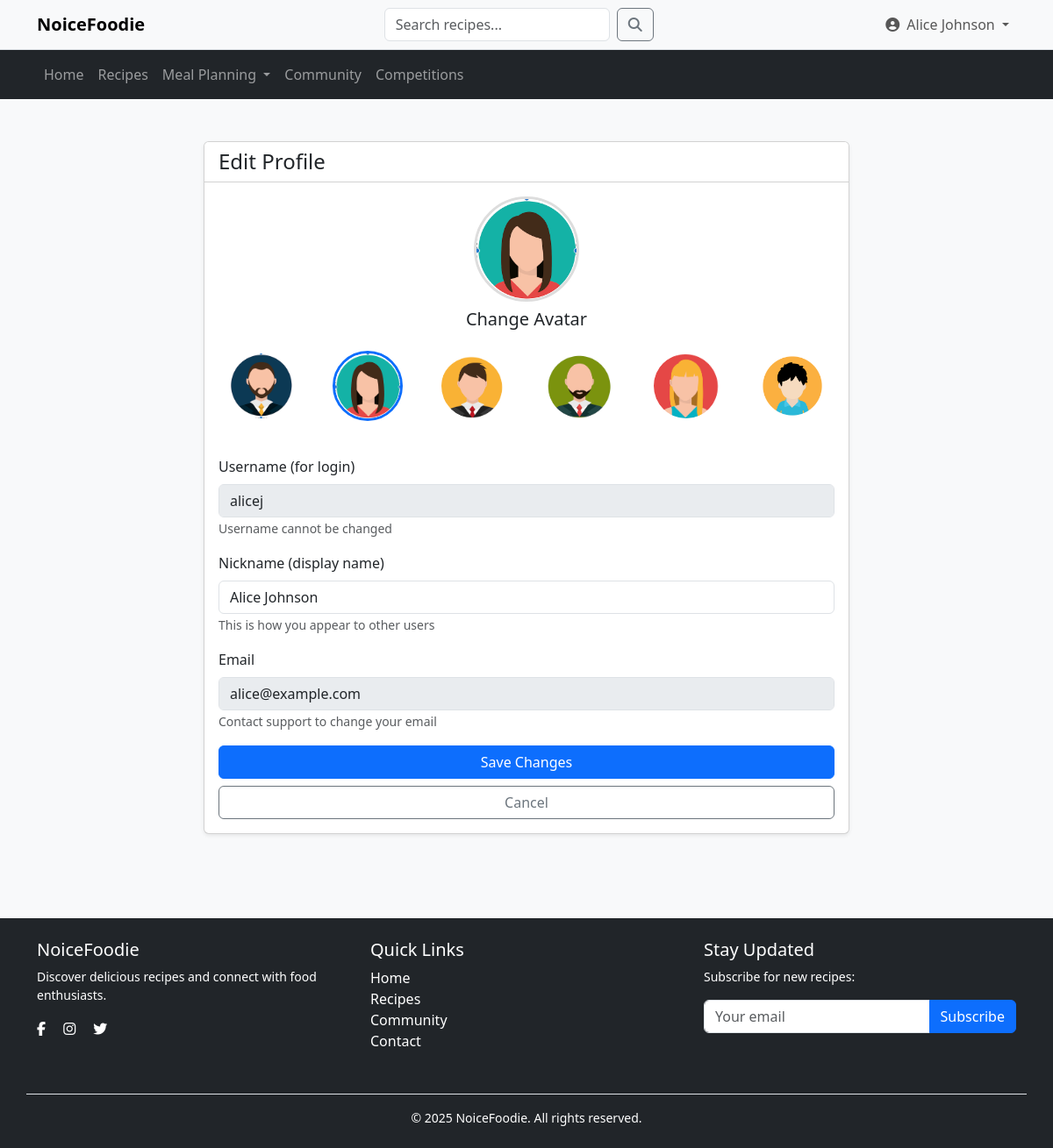
The app's page /users/edit_profile.php (signed in) with its own data.
### tables this page shows
CREATE TABLE users (
  user_id int(11) NOT NULL AUTO_INCREMENT PRIMARY KEY,
  username varchar(50) NOT NULL,
  nickname varchar(100) DEFAULT NULL,
  email varchar(100) NOT NULL,
  password varchar(255) NOT NULL,
  registration_date TIMESTAMP DEFAULT CURRENT_TIMESTAMP,
  reset_token varchar(255) DEFAULT NULL,
  reset_token_expiry datetime DEFAULT NULL,
  avatar int(11) DEFAULT 0,
  UNIQUE KEY email (email)
);

### users/edit_profile.php (the view, shortened to what this page needs)
<?php
require_once '../config/db.php';
$user_id = $_SESSION['user_id'];
$stmt = $usersDB->prepare("SELECT username, nickname, email FROM users WHERE user_id = ?");
$stmt->execute([$user_id]);
$user = $stmt->fetch(PDO::FETCH_ASSOC);
$preset_avatars = [
    'avatar1.png',
    'avatar2.png',
    'avatar3.png',
    'avatar4.png',
    'avatar5.png',
    'avatar6.png'
];
?>
<!DOCTYPE html>
<html lang="en">
<head>
    <link href="https://cdn.jsdelivr.net/npm/bootstrap@5.3.2/dist/css/bootstrap.min.css" rel="stylesheet">
    <link rel="stylesheet" href="https://cdn.jsdelivr.net/npm/bootstrap-icons/font/bootstrap-icons.css">
    <link rel="stylesheet" href="https://cdnjs.cloudflare.com/ajax/libs/font-awesome/6.0.0/css/all.min.css">
</head>
<body class="bg-light">
    <?php include '../includes/navigation.php'; ?>
    <div class="container py-5">
        <div class="row justify-content-center">
            <div class="col-md-8">
                <div class="card shadow-sm">
                    <div class="card-header bg-white">
                        <h4 class="mb-0">Edit Profile</h4>
                    </div>
                    <div class="card-body">
                        <form method="POST">
                            <div class="text-center mb-4">
                                <?php
                                $current_avatar = $preset_avatars[$_SESSION['avatar'] ?? 0] ?? $preset_avatars[0];
                                ?>
                                <img src="../assets/avatars/<?= $current_avatar ?>" class="current-avatar mb-2" id="currentAvatarPreview">
                                <h5>Change Avatar</h5>
                            </div>
                            <div class="row mb-4 justify-content-center">
                                <?php foreach ($preset_avatars as $index => $avatar): ?>
                                    <div class="col-4 col-sm-3 col-md-2 text-center mb-3">
                                        <img src="../assets/avatars/<?= $avatar ?>"
                                             class="avatar-option <?= ($index == ($_SESSION['avatar'] ?? 0)) ? 'selected' : '' ?>"
                                             onclick="selectAvatar(<?= $index ?>, '<?= $avatar ?>')">
                                    </div>
                                <?php endforeach; ?>
                            </div>
                            <div class="mb-3">
                                <label class="form-label">Username (for login)</label>
                                <input type="text" class="form-control" value="<?= htmlspecialchars($user['username']) ?>" disabled>
                                <small class="text-muted">Username cannot be changed</small>
                            </div>
                            <div class="mb-3">
                                <label for="nickname" class="form-label">Nickname (display name)</label>
                                <input type="text" class="form-control" id="nickname" name="nickname"
                                       value="<?= htmlspecialchars($_POST['nickname'] ?? $user['nickname'] ?? $user['username']) ?>" required>
                                <small class="text-muted">This is how you appear to other users</small>
                            </div>
                            <div class="mb-3">
                                <label class="form-label">Email</label>
                                <input type="text" class="form-control" value="<?= htmlspecialchars($user['email']) ?>" disabled>
                                <small class="text-muted">Contact support to change your email</small>
                            </div>
                            <div class="d-grid gap-2">
                                <button type="submit" class="btn btn-primary">Save Changes</button>
                                <a href="profile.php" class="btn btn-outline-secondary">Cancel</a>
                            </div>
                        </form>
                    </div>
                </div>
            </div>
        </div>
    </div>
    <?php include_once '../includes/footer.php'; ?>
</body>
</html>

### users/edit_profile.php (style rules this page uses)
.avatar-option { width: 80px; height: 80px; border-radius: 50%; object-fit: cover; cursor: pointer; border: 3px solid transparent; transition: all 0.2s; }
.avatar-option.selected { border-color: #0d6efd; }
.current-avatar { width: 120px; height: 120px; border-radius: 50%; object-fit: cover; border: 3px solid #ddd; }

### records on screen
users: username "alicej", nickname "Alice Johnson", email "alice@example.com"

### other values on screen
$display_name "Alice Johnson"
